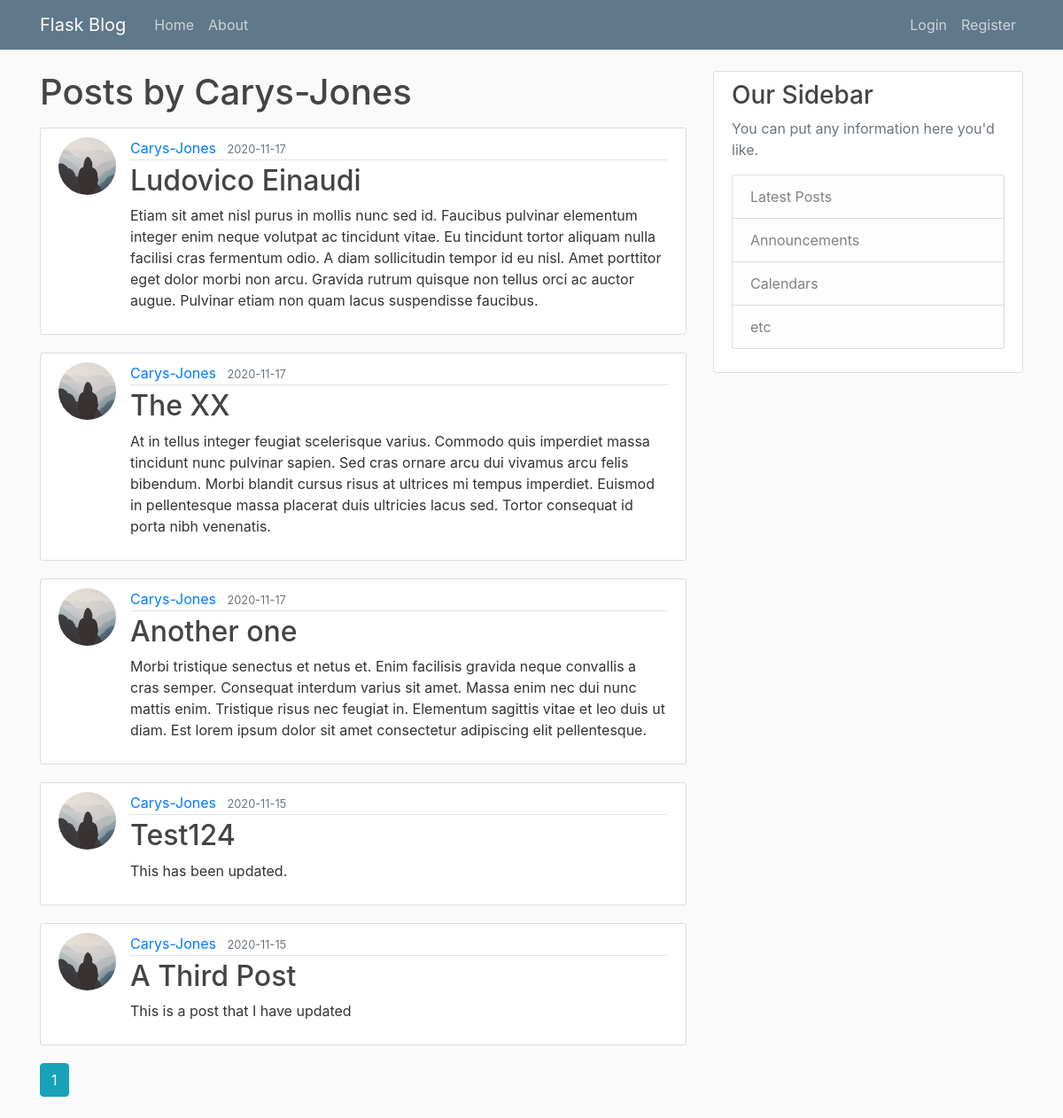
The app's page /user/Carys-Jones with its own data.
### flaskblog/models.py (models this page shows, shortened)
class User(db.Model, UserMixin):
    id = db.Column(db.Integer, primary_key=True)
    username = db.Column(db.String(20), unique=True, nullable=False)
    email = db.Column(db.String(120), unique=True, nullable=False)
    image_file = db.Column(db.String(20), nullable=False,
                           default='default.jpg')
    password = db.Column(db.String(60), nullable=False)
    posts = db.relationship('Post', backref='author', lazy=True)

class Post(db.Model):
    id = db.Column(db.Integer, primary_key=True)
    title = db.Column(db.String(100), nullable=False)
    date_posted = db.Column(db.DateTime, nullable=False,
                            default=datetime.utcnow)
    content = db.Column(db.Text, nullable=False)
    user_id = db.Column(db.Integer, db.ForeignKey('user.id'), nullable=False)

### flaskblog/users/routes.py (the view)
@users.route('/user/<string:username>')
def user_posts(username):
    page = request.args.get('page', 1, type=int)
    user = User.query.filter_by(username=username).first_or_404()
    posts = Post.query\
        .filter_by(author=user)\
        .order_by(Post.date_posted.desc())\
        .paginate(page=page, per_page=5)
    return render_template('user_posts.html', posts=posts, user=user)

### flaskblog/templates/user_posts.html
{% extends 'layout.html' %}
{% block content %}
  <h1 class = 'mb-3'>Posts by {{ user.username }}</h1>
    {% for post in posts.items %}
        <article class="media content-section">
          <img class='rounded-circle article-img' src='{{ url_for('static', filename='profile_pics/' + post.author.image_file) }}'>
          <div class="media-body">
            <div class="article-metadata">
              <a class="mr-2" href="{{ url_for('users.user_posts', username=post.author.username) }}">{{ post.author.username }}</a>
              <small class="text-muted">{{ post.date_posted.strftime('%Y-%m-%d') }}</small>
            </div>
            <h2><a class="article-title" href="{{ url_for('posts.post', post_id=post.id)}}">{{ post.title }}</a></h2>
            <p class="article-content">{{ post.content }}</p>
          </div>
        </article>
    {% endfor %}
    {% for page_num in posts.iter_pages(left_edge=1, right_edge=1, left_current=1, right_current=2) %}
      {% if page_num %}
        {% if posts.page == page_num %}
          <a class='btn btn-info mb-4' href='{{ url_for('main.home', page=page_num) }}'>{{ page_num }}</a>
        {% else %}
          <a class='btn btn-outline-info mb-4' href='{{ url_for('main.home', page=page_num) }}'>{{ page_num }}</a>
        {% endif %}
      {% else %}
        ...
      {% endif %}
    {% endfor %}
{% endblock content %}

### flaskblog/templates/layout.html (shortened to what this page needs)
<!DOCTYPE html>
<html>
<head>
    <link rel="stylesheet" href="https://cdn.jsdelivr.net/npm/bootstrap@4.5.3/dist/css/bootstrap.min.css">
    <link rel="stylesheet"  type="text/css" href="{{ url_for('static', filename='main.css') }}">
</head>
<body>
    <header class="site-header">
      <nav class="navbar navbar-expand-md navbar-dark bg-steel fixed-top">
        <div class="container">
          <a class="navbar-brand mr-4" href="/">Flask Blog</a>
          <div class="collapse navbar-collapse" id="navbarToggle">
            <div class="navbar-nav mr-auto">
              <a class="nav-item nav-link" href="{{ url_for('main.home') }}">Home</a>
              <a class="nav-item nav-link" href="{{ url_for('main.about') }}">About</a>
            </div>
            <div class="navbar-nav">
              {% if current_user.is_authenticated %}
                <a class="nav-item nav-link" href="{{ url_for('posts.new_post') }}">New Post</a>
                <a class="nav-item nav-link" href="{{ url_for('users.account') }}">Account</a>
                <a class="nav-item nav-link" href="{{ url_for('users.logout') }}">Logout</a>
              {% else %}
                <a class="nav-item nav-link" href="{{ url_for('users.login') }}">Login</a>
                <a class="nav-item nav-link" href="{{ url_for('users.register') }}">Register</a>
              {% endif %}
            </div>
          </div>
        </div>
      </nav>
    </header>
    <main role="main" class="container">
      <div class="row">
        <div class="col-md-8">
          {% block content %}{% endblock %}
        </div>
        <div class="col-md-4">
          <div class="content-section">
            <h3>Our Sidebar</h3>
            <p class='text-muted'>You can put any information here you'd like.
              <ul class="list-group">
                <li class="list-group-item list-group-item-light">Latest Posts</li>
                <li class="list-group-item list-group-item-light">Announcements</li>
                <li class="list-group-item list-group-item-light">Calendars</li>
                <li class="list-group-item list-group-item-light">etc</li>
              </ul>
            </p>
          </div>
        </div>
      </div>
    </main>
</body>
</html>

### flaskblog/static/main.css (style rules this page uses)
body { background: #fafafa; color: #333333; margin-top: 5rem; }
h1, h2, h3, h4, h5, h6 { color: #444444; }
.bg-steel { background-color: #5f788a; }
.site-header .navbar-nav .nav-link { color: #cbd5db; }
.content-section { background: #ffffff; padding: 10px 20px; border: 1px solid #dddddd; border-radius: 3px; margin-bottom: 20px; }
.article-title { color: #444444; }
.article-content { white-space: pre-line; }
.article-img { height: 65px; width: 65px; margin-right: 16px; }
.article-metadata { padding-bottom: 1px; margin-bottom: 4px; border-bottom: 1px solid #e3e3e3 }

### records on screen
User: username "Carys-Jones"
Post: image_file (placeholder picture), author.username "Carys-Jones", date_posted "2020-11-17", title "Ludovico Einaudi", content "Etiam sit amet nisl purus in mollis nunc sed id. Faucibus pulvinar elementum integer enim neque volutpat ac tincidunt vitae. Eu tincidunt tortor aliquam nulla facilisi cras fermentum odio. A diam sollicitudin tempor id eu nisl. Amet porttitor eget dolor morbi non arcu. Gravida rutrum quisque non tellus orci ac auctor augue. Pulvinar etiam non quam lacus suspendisse faucibus."
Post: image_file (placeholder picture), author.username "Carys-Jones", date_posted "2020-11-17", title "The XX", content "At in tellus integer feugiat scelerisque varius. Commodo quis imperdiet massa tincidunt nunc pulvinar sapien. Sed cras ornare arcu dui vivamus arcu felis bibendum. Morbi blandit cursus risus at ultrices mi tempus imperdiet. Euismod in pellentesque massa placerat duis ultricies lacus sed. Tortor consequat id porta nibh venenatis."
Post: image_file (placeholder picture), author.username "Carys-Jones", date_posted "2020-11-17", title "Another one", content "Morbi tristique senectus et netus et. Enim facilisis gravida neque convallis a cras semper. Consequat interdum varius sit amet. Massa enim nec dui nunc mattis enim. Tristique risus nec feugiat in. Elementum sagittis vitae et leo duis ut diam. Est lorem ipsum dolor sit amet consectetur adipiscing elit pellentesque."
Post: image_file (placeholder picture), author.username "Carys-Jones", date_posted "2020-11-15", title "Test124", content "This has been updated."
Post: image_file (placeholder picture), author.username "Carys-Jones", date_posted "2020-11-15", title "A Third Post", content "This is a post that I have updated"

### other values on screen
{{ page_num }} "1"
